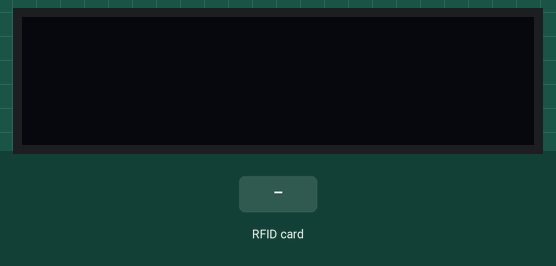
Recording of a program running on a simulated Arduino Mega 2560, built with avr-gcc and run on an emulated ATmega2560. On the bench: 128×32 one-colour display. Inputs (shaded band) come from the test bench. What the program prints to the serial monitor is not drawn.

Above: at 1.2 s.
1.3 s: RFID card 5E 7A 19 C4 held to the reader
At 2.2 s:
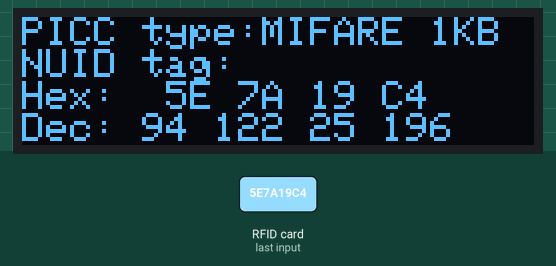
2.9 s: RFID card 5E 7A 19 C4 held to the reader
At 3.7 s:
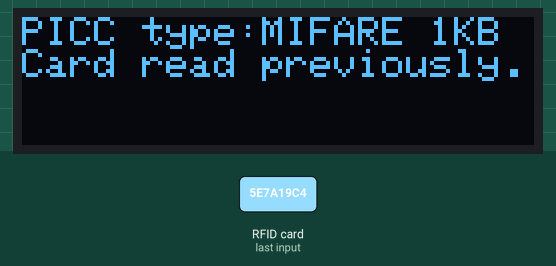
Timing chart, 0 to 5.9 s (numbered marks = the images above; inputs shaded):
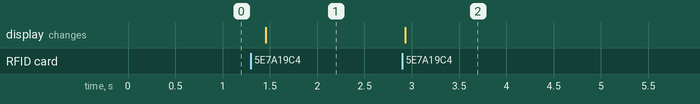

The program:

main.cpp
```cpp
#include <Arduino.h>
#include <SPI.h>
#include <MFRC522.h>
#include <Wire.h>
#include <Adafruit_GFX.h>
#include <Adafruit_SSD1306.h>

#define SCREEN_WIDTH 128 // OLED display width, in pixels
#define SCREEN_HEIGHT 32 // OLED display height, in pixels

#define OLED_RESET    -1 // Reset pin # (or -1 if sharing Arduino reset pin)
#define SCREEN_ADDRESS 0x3C // I2C address for the SSD1306
Adafruit_SSD1306 display(SCREEN_WIDTH, SCREEN_HEIGHT, &Wire, OLED_RESET);

#define SS_PIN 53  // Pin 53
#define RST_PIN 5  // Pin 5

MFRC522 rfid(SS_PIN, RST_PIN); // Instance of the class

MFRC522::MIFARE_Key key;

// Init array that will store new NUID
byte nuidPICC[4];

// Helper routine to dump a byte array as hex values to Serial
void printHex(byte *buffer, byte bufferSize) {
  for (byte i = 0; i < bufferSize; i++) {
    Serial.print(buffer[i] < 0x10 ? " 0" : " ");
    Serial.print(buffer[i], HEX);
  }
}

// Helper routine to dump a byte array as dec values to Serial
void printDec(byte *buffer, byte bufferSize) {
  for (byte i = 0; i < bufferSize; i++) {
    Serial.print(' ');
    Serial.print(buffer[i], DEC);
  }
}

void displayHex(byte *buffer, byte bufferSize) {
  for (byte i = 0; i < bufferSize; i++) {
    display.print(buffer[i] < 0x10 ? " 0" : " ");
    display.print(buffer[i], HEX);
  }
  display.println();
}

void displayDec(byte *buffer, byte bufferSize) {
  for (byte i = 0; i < bufferSize; i++) {
    display.print(buffer[i], DEC);
    display.print(" ");
  }
  display.println();
}

void setup() {
  Serial.begin(9600); // Serial monitor
  Serial2.begin(9600); // UART2 with Pin 16 is TX2 and Pin 17 is RX2

  SPI.begin(); // Init SPI bus
  rfid.PCD_Init(); // Init MFRC522

  Serial.println(F("Ready to read RFID tags"));

  // Initialize the display
  if(!display.begin(SSD1306_SWITCHCAPVCC, SCREEN_ADDRESS)) {
    Serial.println(F("SSD1306 allocation failed"));
    for(;;); // Don't proceed, loop forever
  }

  // Clear the buffer
  display.clearDisplay();
  display.display();
}

void loop() {
  if (Serial2.available()) {
    String message = Serial2.readString();
    Serial.println("Received from ESP32: " + message);
  }

  // Nhan du lieu tu ban phim va gui den ESP32
  // Receive data from the keyboard or from the RFID and send it to the ESP32
  if (Serial.available()) {
    String input = Serial.readString();
    Serial2.println(input);
  }

  // Reset the loop if no new card present on the sensor/reader. This saves the entire process when idle.
  if (!rfid.PICC_IsNewCardPresent())
    return;

  // Veryfy if the NUID has been readed
  if (!rfid.PICC_ReadCardSerial())
    return;

  Serial.print(F("PICC type: "));
  MFRC522::PICC_Type piccType = rfid.PICC_GetType(rfid.uid.sak);
  Serial.println(rfid.PICC_GetTypeName(piccType));

  // Check is the PICC of Classis MIFARE type
  if (piccType != MFRC522::PICC_TYPE_MIFARE_MINI &&
      piccType != MFRC522::PICC_TYPE_MIFARE_1K &&
      piccType != MFRC522::PICC_TYPE_MIFARE_4K) {
        Serial.println(F("Your tag is not of type MIFARE Classic."));
        return;
      }

  if (rfid.uid.uidByte[0] != nuidPICC[0] ||
      rfid.uid.uidByte[1] != nuidPICC[1] ||
      rfid.uid.uidByte[2] != nuidPICC[2] ||
      rfid.uid.uidByte[3] != nuidPICC[3]) {

        Serial.println(F("A new card has been detected."));

        // Store NUID into nuidPICC array
        for (byte i = 0; i < 4; i++) {
          nuidPICC[i] = rfid.uid.uidByte[i];
        }

        Serial.println(F("The NUID tag is:"));
        Serial.print(F("In hex: "));
        printHex(rfid.uid.uidByte, rfid.uid.size);
        Serial.println();
        Serial.print(F("In dec: "));
        printDec(rfid.uid.uidByte, rfid.uid.size);
        Serial.println();

        // Create the message string
        String message = "PICC type: " + String(rfid.PICC_GetTypeName(piccType)) + "\n";
        message += "A new card has been detected.\n";
        message += "The NUID tag is:\n";
        message += "In hex: ";
        for (byte i = 0; i < rfid.uid.size; i++) {
          message += String(rfid.uid.uidByte[i] < 0x10 ? " 0" : " ");
          message += String(rfid.uid.uidByte[i], HEX);
        }
        message += "\nIn dec: ";
        for (byte i = 0; i < rfid.uid.size; i++) {
          message += String(rfid.uid.uidByte[i], DEC) + " ";
        }
        message += "\n";

        // Send the message to ESP32
        Serial2.print(message);

        //Display on OLED
        display.clearDisplay();
        display.setTextSize(1);
        display.setTextColor(SSD1306_WHITE);
        display.setCursor(0, 0);
        display.print(F("PICC type:"));
        display.println(rfid.PICC_GetTypeName(piccType));
        display.println(F("NUID tag:"));
        display.print(F("Hex: "));
        displayHex(rfid.uid.uidByte, rfid.uid.size);
        display.print(F("Dec: "));
        displayDec(rfid.uid.uidByte, rfid.uid.size);
        display.display();
      }
      else {
        // Thẻ đã được đọc trước đó
        String message = "PICC type: " + String(rfid.PICC_GetTypeName(piccType)) + "\n";
        message += "Card read previously.\n";
        Serial2.print(message);

        Serial.println(F("Card read previously."));

        display.clearDisplay();
        display.setTextSize(1);
        display.setTextColor(SSD1306_WHITE);
        display.setCursor(0, 0);
        display.print(F("PICC type:"));
        display.println(rfid.PICC_GetTypeName(piccType));
        display.println(F("Card read previously."));
        display.display();
      }

    // Halt PICC
  rfid.PICC_HaltA();

  // Stop encryption on PCD
  rfid.PCD_StopCrypto1();
  delay(100);
}
```

Measured:
- after the input at 1.3 s, the display: changes after 0.15 s (image 1)
- after the input at 2.9 s, the display: changes at once (image 2)
